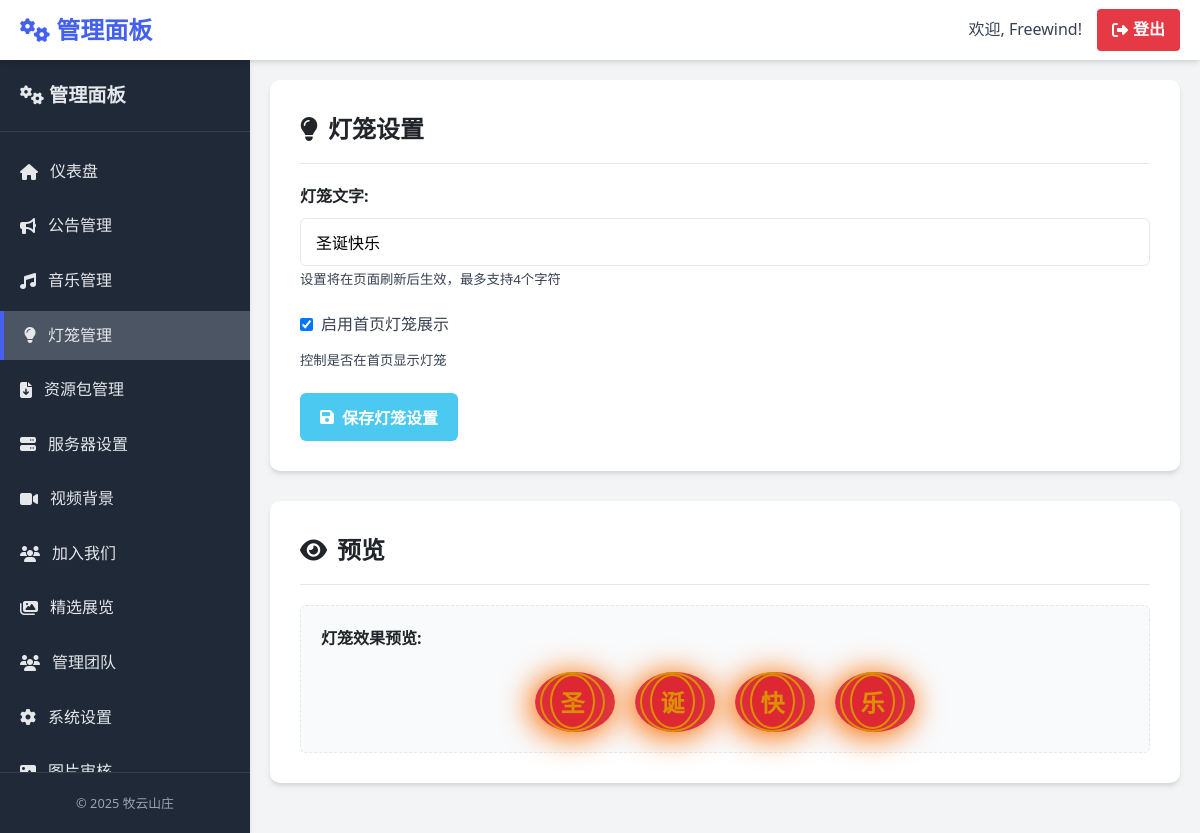
/admin/deng.php (signed in), run on an earlier commit of the app's database.
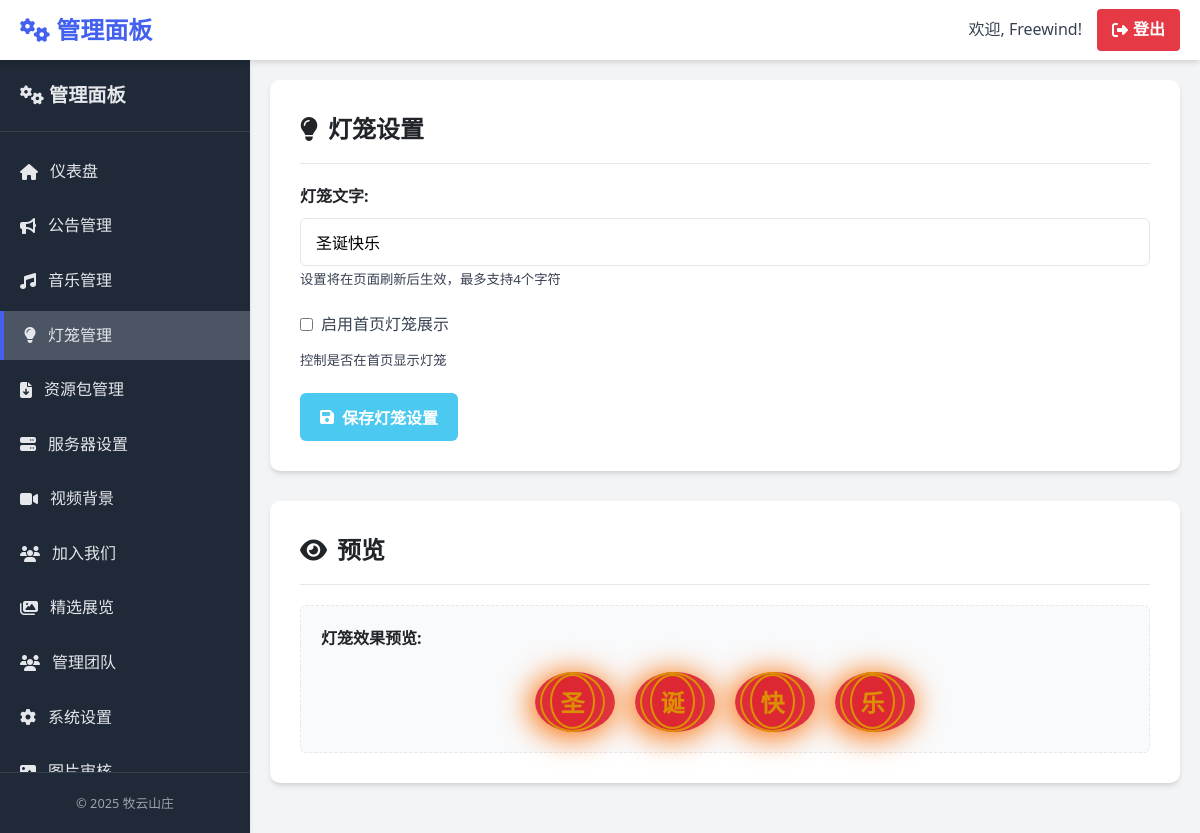
And on a later commit of the database.
### tables this page shows
CREATE TABLE deng_settings (
        id INTEGER PRIMARY KEY CHECK (id = 1),
        deng_text TEXT DEFAULT '圣诞快乐',
        updated_at DATETIME DEFAULT CURRENT_TIMESTAMP
    , is_enabled INTEGER DEFAULT 1);

### admin/deng.php (the view, shortened to what this page needs)
<?php
require_once 'header.php';
try {
    $db->exec("CREATE TABLE IF NOT EXISTS deng_settings (
        id INTEGER PRIMARY KEY,
        deng_text TEXT DEFAULT '圣诞快乐',
        is_enabled BOOLEAN DEFAULT 1,
        updated_at DATETIME DEFAULT CURRENT_TIMESTAMP
    )");
    $checkDengSettings = $db->query("SELECT COUNT(*) as count FROM deng_settings");
    $dengSettingsRow = $checkDengSettings->fetchArray(SQLITE3_ASSOC);
    if ($dengSettingsRow['count'] == 0) {
        $db->exec("INSERT INTO deng_settings (id, deng_text, is_enabled) VALUES (1, '圣诞快乐', 1)");
    }
} catch (Exception $e) {
    $message = '创建灯笼设置表时出错：' . $e->getMessage();
}
$dengSettings = [];
try {
    $result = $db->query("SELECT * FROM deng_settings WHERE id = 1");
    if ($row = $result->fetchArray(SQLITE3_ASSOC)) {
        $dengSettings = $row;
    }
} catch (Exception $e) {
    $message = '获取灯笼设置时出错：' . $e->getMessage();
}
?>
<div class="container">
    <div class="card">
        <h2 class="card-title">
            <i class="fas fa-lightbulb"></i> 灯笼设置
        </h2>
        <form method="POST" class="form">
            <div class="form-group">
                <label for="deng_text" class="form-label">灯笼文字:</label>
                <input type="text" id="deng_text" name="deng_text" class="form-input"
                       value="<?php echo isset($dengSettings['deng_text']) ? htmlspecialchars($dengSettings['deng_text']) : '圣诞快乐'; ?>"
                       placeholder="请输入灯笼上显示的文字（最多4个字符）" maxlength="4">
                <small class="form-text">设置将在页面刷新后生效，最多支持4个字符</small>
            </div>
            <div class="form-group">
                <label class="form-checkbox">
                    <input type="checkbox" name="is_enabled" id="is_enabled"
                           <?php echo (!isset($dengSettings['is_enabled']) || $dengSettings['is_enabled']) ? 'checked' : ''; ?>>
                    <span>启用首页灯笼展示</span>
                </label>
                <small class="form-text">控制是否在首页显示灯笼</small>
            </div>
            <button type="submit" class="btn btn-success">
                <i class="fas fa-save"></i> 保存灯笼设置
            </button>
        </form>
    </div>
    <div class="card">
        <h2 class="card-title">
            <i class="fas fa-eye"></i> 预览
        </h2>
        <div class="preview">
            <div class="preview-title">灯笼效果预览:</div>
            <div class="deng-preview-container">
                <?php
                $dengText = isset($dengSettings['deng_text']) ? $dengSettings['deng_text'] : '圣诞快乐';
                $texts = mb_str_split($dengText, 1, 'UTF-8');
                $texts = array_slice($texts, 0, 4);
                foreach ($texts as $index => $text): ?>
                <div class="deng-preview-box">
                    <div class="deng-preview">
                        <div class="deng-a-preview">
                            <div class="deng-b-preview">
                                <div class="deng-t-preview"><?php echo htmlspecialchars($text); ?></div>
                            </div>
                        </div>
                    </div>
                </div>
                <?php endforeach; ?>
            </div>
        </div>
    </div>
</div>
<?php
include 'footer.php';
?>

### admin/header.php (shortened to what this page needs)
<!DOCTYPE html>
<html lang="zh-CN">
<head>
    <link rel="stylesheet" href="https://cdnjs.cloudflare.com/ajax/libs/font-awesome/6.4.0/css/all.min.css">
    <link rel="stylesheet" href="assets/admin-styles.css">
</head>
<body>
    <?php include 'components/topbar.php'; ?>
    <?php include 'components/sidebar.php'; ?>
    <div class="main-content">
        <div class="container">

### admin/components/topbar.php (shortened to what this page needs)
<header class="topbar">
    <div class="topbar-container">
        <div class="topbar-left">
            <div class="logo">
                <i class="fas fa-cogs"></i> 管理面板
            </div>
        </div>
        <div class="topbar-right">
            <div class="user-info">
                <span>欢迎, <?php echo htmlspecialchars($_SESSION['username']); ?>!</span>
                <a href="logout.php" class="logout-btn">
                    <i class="fas fa-sign-out-alt"></i> 登出
                </a>
            </div>
        </div>
    </div>
</header>

### admin/components/sidebar.php (shortened to what this page needs)
<nav class="sidebar" id="sidebar">
    <div class="sidebar-header">
        <h2><i class="fas fa-cogs"></i> 管理面板</h2>
    </div>
    <ul class="sidebar-menu">
        <li class="menu-item <?php echo basename($_SERVER['PHP_SELF']) === 'index.php' ? 'active' : ''; ?>">
            <a href="index.php">
                <i class="fas fa-home"></i>
                <span>仪表盘</span>
            </a>
        </li>
        <li class="menu-item <?php echo basename($_SERVER['PHP_SELF']) === 'announcement.php' ? 'active' : ''; ?>">
            <a href="announcement.php">
                <i class="fas fa-bullhorn"></i>
                <span>公告管理</span>
            </a>
        </li>
        <li class="menu-item <?php echo basename($_SERVER['PHP_SELF']) === 'music.php' ? 'active' : ''; ?>">
            <a href="music.php">
                <i class="fas fa-music"></i>
                <span>音乐管理</span>
            </a>
        </li>
        <li class="menu-item <?php echo basename($_SERVER['PHP_SELF']) === 'deng.php' ? 'active' : ''; ?>">
            <a href="deng.php">
                <i class="fas fa-lightbulb"></i>
                <span>灯笼管理</span>
            </a>
        </li>
        <li class="menu-item <?php echo basename($_SERVER['PHP_SELF']) === 'resource.php' ? 'active' : ''; ?>">
            <a href="resource.php">
                <i class="fas fa-file-download"></i>
                <span>资源包管理</span>
            </a>
        </li>
        <li class="menu-item <?php echo basename($_SERVER['PHP_SELF']) === 'server.php' ? 'active' : ''; ?>">
            <a href="server.php">
                <i class="fas fa-server"></i>
                <span>服务器设置</span>
            </a>
        </li>
        <li class="menu-item <?php echo basename($_SERVER['PHP_SELF']) === 'video.php' ? 'active' : ''; ?>">
            <a href="video.php">
                <i class="fas fa-video"></i>
                <span>视频背景</span>
            </a>
        </li>
        <li class="menu-item <?php echo basename($_SERVER['PHP_SELF']) === 'join.php' ? 'active' : ''; ?>">
            <a href="join.php">
                <i class="fas fa-users"></i>
                <span>加入我们</span>
            </a>
        </li>
        <li class="menu-item <?php echo basename($_SERVER['PHP_SELF']) === 'gallery.php' ? 'active' : ''; ?>">
            <a href="gallery.php">
                <i class="fas fa-images"></i>
                <span>精选展览</span>
            </a>
        </li>
        <li class="menu-item <?php echo basename($_SERVER['PHP_SELF']) === 'team.php' ? 'active' : ''; ?>">
            <a href="team.php">
                <i class="fas fa-users"></i>
                <span>管理团队</span>
            </a>
        </li>
        <li class="menu-item <?php echo basename($_SERVER['PHP_SELF']) === 'settings.php' ? 'active' : ''; ?>">
            <a href="settings.php">
                <i class="fas fa-cog"></i>
                <span>系统设置</span>
            </a>
        </li>
        <li class="menu-item">
            <a href="image_review.php">
                <i class="fas fa-image"></i>
                <span>图片审核</span>
            </a>
        </li>
    </ul>
    <div class="sidebar-footer">
        <p>&copy; 2025 牧云山庄</p>
    </div>
</nav>

### admin/footer.php (shortened to what this page needs)
</div>
</body>
</html>

### admin/assets/admin-styles.css (style rules this page uses)
:root { --primary-color: #4361ee; --secondary-color: #3f37c9; --success-color: #4cc9f0; --info-color: #4895ef; --warning-color: #f72585; --danger-color: #e63946; --dark-color: #212529; --light-color: #f8f9fa; --sidebar-bg: #1f2937; --sidebar-color: #e5e7eb; --sidebar-hover-bg: #374151; --sidebar-active-bg: #4b5563; --topbar-bg: #ffffff; --topbar-color: #374151; --card-bg: #ffffff; --border-color: #e5e7eb; --shadow: 0 4px 6px -1px rgba(0, 0, 0, 0.1), 0 2px 4px -1px rgba(0, 0, 0, 0.06); --transition: all 0.3s ease; }
* { margin: 0; padding: 0; box-sizing: border-box; font-family: 'Segoe UI', Tahoma, Geneva, Verdana, sans-serif; }
body { background-color: #f3f4f6; color: #374151; line-height: 1.6; overflow-x: hidden; }
.topbar { position: fixed; top: 0; left: 0; right: 0; height: 60px; background: var(--topbar-bg); box-shadow: var(--shadow); z-index: 1000; display: flex; align-items: center; }
.topbar-container { display: flex; justify-content: space-between; align-items: center; width: 100%; padding: 0 20px; }
.topbar-left { display: flex; align-items: center; gap: 20px; }
.logo { font-size: 1.5rem; font-weight: 700; color: var(--primary-color); }
.topbar-right { display: flex; align-items: center; }
.user-info { display: flex; align-items: center; gap: 15px; }
.logout-btn { padding: 8px 15px; background: var(--danger-color); color: white; border: none; border-radius: 4px; cursor: pointer; font-weight: 600; transition: var(--transition); text-decoration: none; display: flex; align-items: center; gap: 5px; }
.sidebar { position: fixed; top: 60px; left: 0; bottom: 0; width: 250px; background: var(--sidebar-bg); color: var(--sidebar-color); transition: var(--transition); z-index: 999; box-shadow: var(--shadow); display: flex; flex-direction: column; }
.sidebar-header { padding: 20px; display: flex; justify-content: space-between; align-items: center; border-bottom: 1px solid rgba(255, 255, 255, 0.1); }
.sidebar-header h2 { font-size: 1.2rem; font-weight: 600; }
.sidebar-menu { flex: 1; list-style: none; padding: 10px 0; overflow-y: auto; }
.menu-item { margin: 5px 0; }
.menu-item a { display: flex; align-items: center; padding: 12px 20px; color: var(--sidebar-color); text-decoration: none; transition: var(--transition); gap: 12px; font-weight: 500; }
.menu-item.active a { background: var(--sidebar-active-bg); border-left: 4px solid var(--primary-color); }
.sidebar-footer { padding: 20px; text-align: center; font-size: 0.8rem; color: #9ca3af; border-top: 1px solid rgba(255, 255, 255, 0.1); }
.main-content { margin-top: 60px; margin-left: 250px; padding: 20px; transition: var(--transition); }
.container { max-width: 1200px; margin: 0 auto; }
.card { background: var(--card-bg); border-radius: 10px; box-shadow: var(--shadow); padding: 30px; margin-bottom: 30px; animation: fadeInUp 0.5s ease; }
.card-title { font-size: 1.5rem; font-weight: 700; margin-bottom: 20px; color: var(--dark-color); display: flex; align-items: center; gap: 10px; padding-bottom: 15px; border-bottom: 1px solid var(--border-color); }
.form-group { margin-bottom: 20px; }
.form-label { display: block; margin-bottom: 8px; font-weight: 600; color: var(--dark-color); }
.form-input, .form-textarea, .form-select { width: 100%; padding: 12px 15px; border: 1px solid var(--border-color); border-radius: 6px; font-size: 1rem; transition: var(--transition); }
.form-checkbox, .form-radio { display: flex; align-items: center; margin-bottom: 10px; }
.form-checkbox input, .form-radio input { margin-right: 8px; }
.btn { padding: 12px 20px; border: none; border-radius: 6px; cursor: pointer; font-weight: 600; font-size: 1rem; transition: var(--transition); display: inline-flex; align-items: center; justify-content: center; gap: 8px; }
.btn-success { background: var(--success-color); color: white; }
.preview { background: #f9fafb; border: 1px dashed var(--border-color); border-radius: 6px; padding: 20px; margin-top: 15px; }
.preview-title { font-weight: 600; margin-bottom: 10px; color: var(--dark-color); }

What changed in the data, as far as the page shows it:
added deng_settings: deng_text "圣诞快乐", deng_text "圣", deng_text "诞", deng_text "快", deng_text "乐"
Also different on the page:
form field deng_text: "圣诞快乐" → (not shown)
form field is_enabled: "☑" → (not shown)
list line gone: "圣"
list line gone: "诞"
list line gone: "快"
list line gone: "乐"
